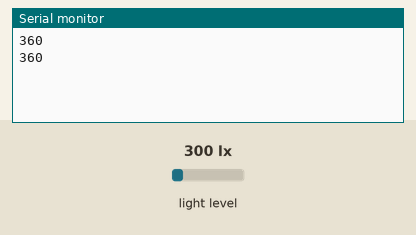
The program below on a simulated Arduino Micro, built with avr-gcc and run on an emulated ATmega32U4. Parts: the last lines printed to the serial monitor. Wiring (inferred from the names in the program): BH1750 light sensor at I2C address 0x23. The test bench sets the inputs (shaded band); at power-on: light level 300 lx.

Above: at 1.4 s.
1.5 s: light level set to 40 lx
At 2.8 s:
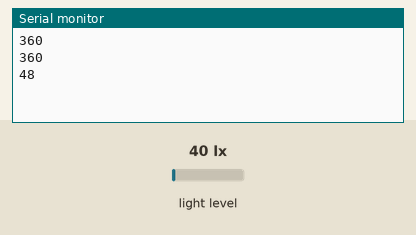
3.0 s: light level set to 500 lx
At 4.0 s:
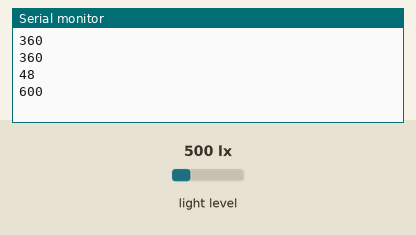
Timing chart, 0 to 6.0 s (numbered marks = the images above; inputs shaded):
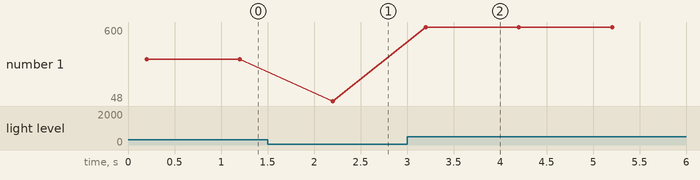

The program:

main.cpp
```cpp
// sample for reading 2 bytes of sensor data from a connected I²C device
// would for example work with a BH1750 luxmeter
//
// you don't have to know this for the course as libraries do the heavy lifting,
// but it might be useful for more sophisticated projects

#include <Arduino.h>
#include "Wire.h"

#define ADDR 0x23 // I2C address of the sensor

void setup()
{
    Serial.begin(9600);

    Wire.begin(); // init I2C library

    delay(200); // wait for the sensor to start

    // send init command to sensor
    Wire.beginTransmission(ADDR);
    Wire.write(0x10); // init command
    Wire.endTransmission();
}

void loop()
{
    int length = 2; // length of received data in bytes
    char* data = (char*) malloc(length); // allocate 2 bytes of memory

    // get data from sensor
    Wire.beginTransmission(ADDR);
    Wire.requestFrom(ADDR, length);

    int i = 0;
    while(Wire.available() && i < length)
    {
        data[i] = Wire.read(); // read one byte
        i++;
    }

    Wire.endTransmission();

    // convert two separate bytes to one 16 bit unsigned int
    uint16_t value = ((data[0] << 8) | data[1]);
    free(data); // we don't need the memory anymore

    Serial.println(value);
    delay(1000);
}
```

Measured:
- after the input at 1.5 s, the serial monitor: prints a new line after 0.70 s (image 1)
- after the input at 3.0 s, the serial monitor: prints a new line after 0.20 s (image 2)
- plotted number 1: 360 → 48 after the input at 1.5 s, 48 → 600 after the input at 3.0 s
